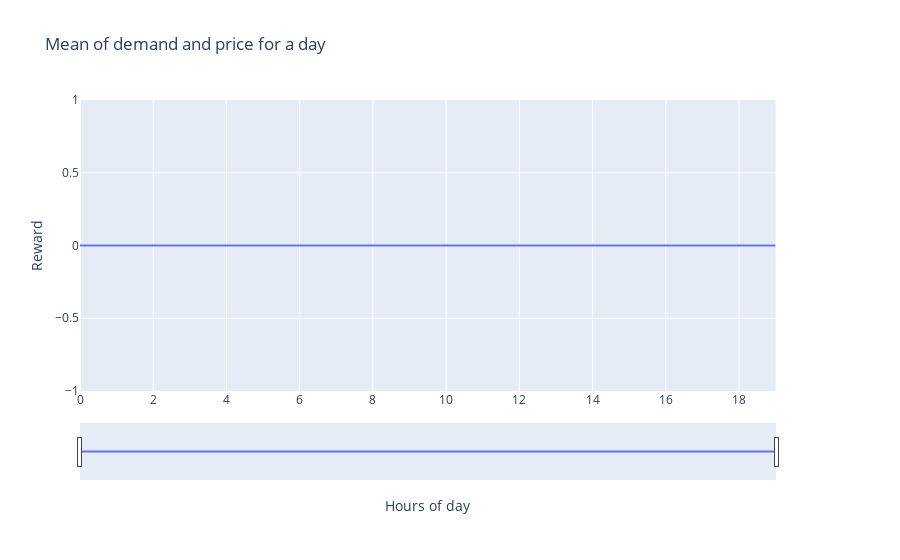

Here is the notebook cell this chart was saved with:
### Code cell
fig = make_subplots(specs=[[{"secondary_y": True}]])
fig.add_trace(go.Scatter(x=results['timestamp'].index, y=results['k'], name='k'), secondary_y=False)

# Add figure title
fig.update_layout(
    title_text="Mean of demand and price for a day",
    xaxis_rangeslider_visible=True,
)

# Set x-axis title
fig.update_xaxes(title_text="Hours of day")

# Set y-axes titles
fig.update_yaxes(title_text="Reward")

fig.show()

### Figure 1 — Plotly figure (JSON) as saved in the notebook; plotly's stock layout.template omitted (floating-point values rounded to 4 significant figures)
{"data": [{"name": "k", "type": "scatter", "x": [0, 1, 2, 3, 4, 5, 6, 7, 8, 9, 10, 11, 12, 13, 14, 15, 16, 17, 18, 19], "xaxis": "x", "y": [0, 0, 0, 0, 0, 0, 0, 0, 0, 0, 0, 0, 0, 0, 0, 0, 0, 0, 0, 0], "yaxis": "y"}], "layout": {"title": {"text": "Mean of demand and price for a day"}, "xaxis": {"anchor": "y", "domain": [0, 0.94], "rangeslider": {"visible": true}, "title": {"text": "Hours of day"}}, "yaxis": {"anchor": "x", "domain": [0, 1], "title": {"text": "Reward"}}, "yaxis2": {"anchor": "x", "overlaying": "y", "side": "right", "title": {"text": "Reward"}}}}
